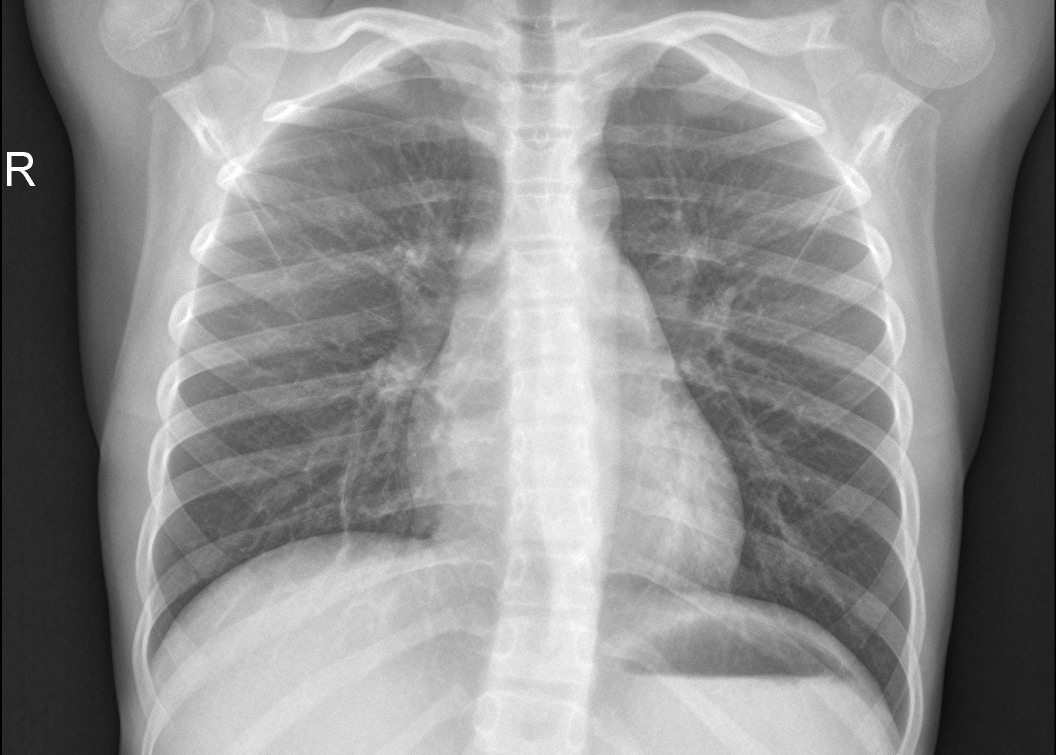
#> input picture chest_xray/test/NORMAL/IM-0003-0001.jpeg, 2111 x 1509 px (shown at 1/2 size); its folder holds only this picture in this run
$ jupyter execute eda.ipynb
#> lines starting #> are read from the running program, lines starting #| are printed output that depends on the picture
# Exploratory Data Analysis

This notebook analyzes a pediatric chest X-ray dataset used to build a binary classifier (**Normal** vs. **Pneumonia**). The clinical goal is to support screening workflows in settings with limited radiologist availability, so understanding the data before training is critical.

### Dataset structure
Images live under `data/` in three splits — `train`, `val`, and `test` — each containing `NORMAL` and `PNEUMONIA` subfolders. Labels are inferred from the leaf folder name.

### What we investigate
1. **Class distribution** — Is the dataset balanced? Imbalance affects loss weighting, metrics, and sampling strategy.
2. **Image properties** — Do dimensions, aspect ratios, and color modes require resizing or channel conversion?
3. **Pixel-level patterns** — Do intensity distributions differ between classes in ways a model could exploit?
4. **Interactive viewer** — Manual spot-checking to catch issues automated stats miss.
5. **Data quality** — Duplicates, corrupted files, and outliers that could inflate metrics or destabilize training.

## Setup

We configure paths, constants, and shared helper functions used across all EDA sections. Centralizing these upfront keeps the analysis reproducible and avoids hard-coded paths scattered through the notebook.

[cell 1]
from pathlib import Path
import hashlib
import warnings

import matplotlib.pyplot as plt
import numpy as np
import pandas as pd
import seaborn as sns
from PIL import Image
from tqdm.auto import tqdm

# Suppress non-actionable PIL warnings so quality-check output stays readable
warnings.filterwarnings("ignore", category=UserWarning)
sns.set_theme(style="whitegrid")

# Relative to notebooks/ — keeps the notebook portable across machines
DATA_DIR = Path("../data")
IMAGE_EXTENSIONS = ['.jpg', '.jpeg', '.png', '.bmp', '.tiff']
CLASSES = ["NORMAL", "PNEUMONIA"]
SPLITS = ["train", "val", "test"]

## 1. Class Distribution

Class imbalance is one of the first things to check because it directly affects model evaluation and training decisions. A classifier that always predicts the majority class can look accurate while failing clinically on the minority class.

We count images at two levels:
- **Per leaf folder** (`train/NORMAL`, `train/PNEUMONIA`, etc.) — reveals split-specific imbalance and whether any split is too small to be useful.
- **Per class** (aggregated across splits) — shows the overall label ratio the model will encounter.

### Build the image catalog

We walk the folder tree once and store every image path with its split, class label, and leaf folder. This catalog becomes the single source of truth for all downstream analysis.

We also define perceptual hashing helpers here because they are reused in the data quality section to detect duplicate and near-duplicate images that could cause data leakage between splits.

[cell 2]
def collect_image_paths(data_dir: Path) -> pd.DataFrame:
    """Scan train/val/test folders and return one row per image."""
    records = []
    for split in SPLITS:
        for class_name in CLASSES:
            folder = data_dir / split / class_name
            if not folder.exists():
                continue
            for path in sorted(folder.iterdir()):
                if path.suffix.lower() in IMAGE_EXTENSIONS:
                    records.append(
                        {
                            "path": path,
                            "split": split,
                            "class": class_name,
                            "leaf_folder": f"{split}/{class_name}",
                        }
                    )
    return pd.DataFrame(records)


def average_hash(img: Image.Image, hash_size: int = 8) -> str:
    """Compute a simple perceptual hash for near-duplicate detection.

    Resizing to 8x8 discards fine detail so visually similar X-rays
    (e.g., re-saved copies) still produce comparable hashes.
    """
    gray = img.convert("L").resize((hash_size, hash_size), Image.LANCZOS)
    pixels = np.asarray(gray, dtype=np.float32)
    avg = pixels.mean()
    return "".join("1" if p > avg else "0" for p in pixels.flatten())


def hamming_distance(hash_a: str, hash_b: str) -> int:
    """Count differing bits — lower distance means more visually similar images."""
    return sum(c1 != c2 for c1, c2 in zip(hash_a, hash_b))


df = collect_image_paths(DATA_DIR)
print(f"Total images: {len(df):,}")
df.head()

### Summarize and visualize class counts

Pay attention to:
- **Train vs. val vs. test ratios** — the validation set should be large enough to estimate generalization; an tiny val split makes early stopping and hyperparameter tuning unreliable.
- **Pneumonia skew** — if pneumonia dominates, accuracy alone is misleading; precision/recall and class-weighted loss become important.

[cell 3]
# Fixed ordering ensures bar charts always show train → val → test consistently
leaf_counts = (
    df.groupby("leaf_folder", sort=False)
    .size()
    .reindex([f"{split}/{cls}" for split in SPLITS for cls in CLASSES])
    .dropna()
    .astype(int)
)
class_counts = df.groupby("class").size().reindex(CLASSES)

print("Images per leaf folder:")
display(leaf_counts.to_frame("count"))

print("\nImages per class:")
display(class_counts.to_frame("count"))

fig, axes = plt.subplots(1, 2, figsize=(12, 4))

leaf_counts.plot(kind="bar", ax=axes[0], color="steelblue", edgecolor="black")
axes[0].set_title("Images per Leaf Folder")
axes[0].set_xlabel("Folder")
axes[0].set_ylabel("Count")
axes[0].tick_params(axis="x", rotation=45)

# Distinct colors make the two clinical classes immediately distinguishable
class_counts.plot(kind="bar", ax=axes[1], color=["#2ecc71", "#e74c3c"], edgecolor="black")
axes[1].set_title("Images per Class")
axes[1].set_xlabel("Class")
axes[1].set_ylabel("Count")
axes[1].tick_params(axis="x", rotation=0)

plt.tight_layout()
plt.show()
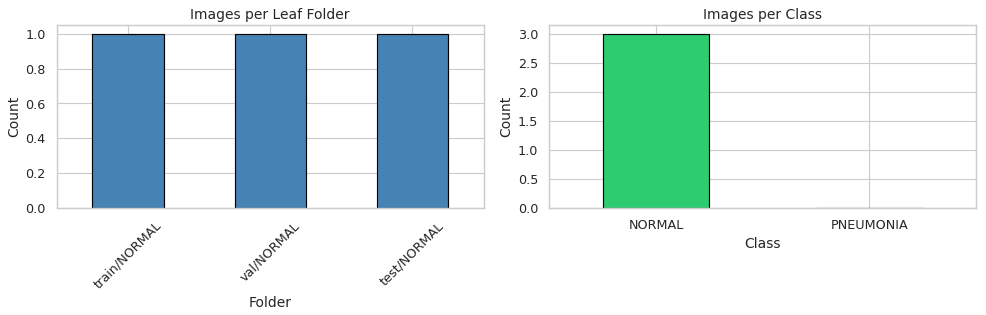
#> figure drawn by matplotlib, 2 panels

class_pct = (class_counts / class_counts.sum() * 100).round(1)
print(f"Class balance: NORMAL {class_pct['NORMAL']}% | PNEUMONIA {class_pct['PNEUMONIA']}%")

## 2. Image Properties

CNNs expect fixed-size tensor inputs, so we need to understand how much the raw images vary. Wide variation in dimensions implies a resize step in the preprocessing pipeline; wide variation in aspect ratio implies we should consider whether to crop, pad, or distort.

We also verify color mode because chest X-rays are typically **grayscale**. RGB-encoded files would need channel conversion (or would waste model capacity learning redundant channels).

### Extract metadata from every file

Opening each image once here avoids repeated disk I/O in later sections. We also flag unreadable files early so they can be excluded from pixel-level analysis.

[cell 4]
def extract_image_metadata(row) -> pd.Series:
    """Read dimensions, color mode, and file size; catch corrupted files gracefully."""
    path = row["path"]
    record = {
        "width": np.nan,
        "height": np.nan,
        "aspect_ratio": np.nan,
        "file_size_kb": path.stat().st_size / 1024,
        "mode": None,
        "readable": False,
        "error": None,
    }
    try:
        with Image.open(path) as img:
#> img is the input picture: PIL image 2111x1509 L; min 0, max 255, mean 142.4
            img.load()  # Force decode now so corrupt files are caught here, not later
            record["width"] = img.width
            record["height"] = img.height
            record["aspect_ratio"] = img.width / img.height
            record["mode"] = img.mode
            record["readable"] = True
    except Exception as exc:
        record["error"] = str(exc)
    return pd.Series(record)


meta = df.apply(extract_image_metadata, axis=1)
df = pd.concat([df, meta], axis=1)

print(f"Readable images: {df['readable'].sum():,} / {len(df):,}")
#| Readable images: 3 / 3
df[["width", "height", "aspect_ratio", "file_size_kb", "mode"]].describe()

### Visualize property distributions

Compare the spread of widths/heights against common CNN input sizes (e.g., 224×224, 256×256). If most images are much larger, downsampling is safe; if they are smaller, upsampling may introduce artifacts.

The number of unique `(width, height)` pairs tells us whether a single resize target is reasonable or whether the dataset contains many distinct acquisition formats.

[cell 5]
# Only analyze images that decoded successfully
readable_df = df[df["readable"]].copy()

fig, axes = plt.subplots(2, 2, figsize=(12, 9))

axes[0, 0].hist(readable_df["width"], bins=40, color="steelblue", edgecolor="black", alpha=0.8)
axes[0, 0].set_title("Width Distribution")
axes[0, 0].set_xlabel("Pixels")

axes[0, 1].hist(readable_df["height"], bins=40, color="coral", edgecolor="black", alpha=0.8)
axes[0, 1].set_title("Height Distribution")
axes[0, 1].set_xlabel("Pixels")

axes[1, 0].hist(readable_df["aspect_ratio"], bins=40, color="mediumpurple", edgecolor="black", alpha=0.8)
axes[1, 0].set_title("Aspect Ratio Distribution (width / height)")
axes[1, 0].set_xlabel("Ratio")

axes[1, 1].hist(readable_df["file_size_kb"], bins=40, color="seagreen", edgecolor="black", alpha=0.8)
axes[1, 1].set_title("File Size Distribution")
axes[1, 1].set_xlabel("KB")

plt.tight_layout()
plt.show()
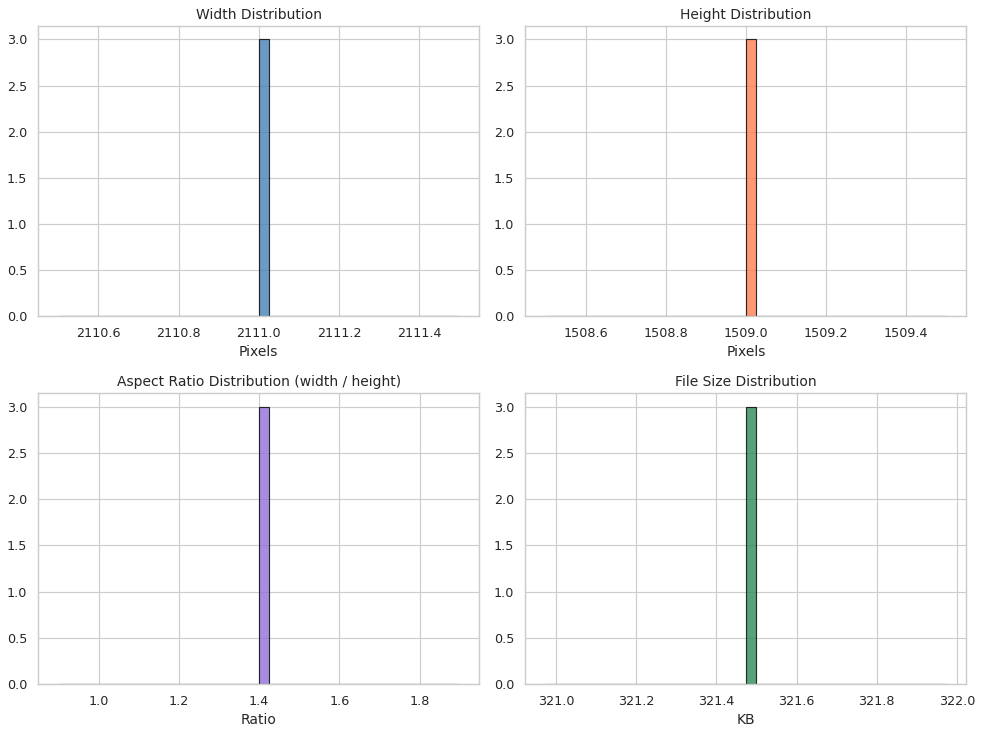
#> figure drawn by matplotlib, 4 panels; panel 1: tallest bar 3 high, from x = 2111 to 2111; panel 2: tallest bar 3 high, from x = 1509 to 1509; panel 3: tallest bar 3 high, from x = 1.4 to 1.42; panel 4: tallest bar 3 high, from x = 321.5 to 321.5

unique_dims = readable_df.groupby(["width", "height"]).size().sort_values(ascending=False)
print(f"Unique (width, height) pairs: {len(unique_dims)}")
#| Unique (width, height) pairs: 1
print("Top 5 most common dimensions:")
display(unique_dims.head().to_frame("count"))

mode_counts = readable_df["mode"].value_counts()
print("\nColor mode counts:")
display(mode_counts.to_frame("count"))

if not mode_counts.index.isin(["L"]).all():
    print("Note: Not all images are grayscale (mode 'L'); consider converting to single channel for modeling.")
else:
    print("All readable images are grayscale (mode 'L').")

median_w, median_h = int(readable_df["width"].median()), int(readable_df["height"].median())
print(f"\nMedian dimensions: {median_w} x {median_h}")
#| Median dimensions: 2111 x 1509
print("Resizing to a fixed input size (e.g., 224x224) is recommended for CNN training.")

## 3. Pixel-Level Analysis

Aggregate pixel statistics can reveal class-specific intensity patterns before any model is trained. Pneumonia often presents as brighter opacities in the lung fields, which may shift the overall intensity histogram compared to normal scans.

We compute three complementary views:
- **Per-image mean/std** summarized by class — quick numeric comparison.
- **Overlaid intensity histograms** — shows where the bulk of pixel values fall for each class.
- **Mean composite images** — averages all images in a class (after resizing) to visualize dominant anatomical structure.

### Per-class pixel intensity summary

Converting to grayscale (`L`) before computing stats ensures a single intensity channel, which is what the model will ultimately see after preprocessing.

[cell 6]
def compute_pixel_stats(path: Path) -> pd.Series:
    with Image.open(path) as img:
        arr = np.asarray(img.convert("L"), dtype=np.float32)
    return pd.Series({"pixel_mean": arr.mean(), "pixel_std": arr.std()})


pixel_stats = readable_df.apply(lambda row: compute_pixel_stats(row["path"]), axis=1)
#> pixel_stats = table of 3 rows and 2 columns
readable_df = pd.concat([readable_df, pixel_stats], axis=1)
#> readable_df = table of 3 rows and 13 columns

class_pixel_summary = (
    readable_df.groupby("class")[["pixel_mean", "pixel_std"]]
    .agg(["mean", "std", "min", "max"])
    .round(2)
)
#> class_pixel_summary = table of 1 rows and 8 columns
print("Pixel intensity summary by class:")
display(class_pixel_summary)

### Histograms and mean composite images

All images are resized to a common `COMPOSITE_SIZE` before averaging so that pixel positions align across the dataset. Without this step, the mean image would be a meaningless blur because anatomical features would not line up.

The histogram overlay lets us visually compare whether pneumonia cases tend toward brighter pixel values (right side of the plot), consistent with denser lung opacities.

[cell 7]
# Small size keeps composite computation fast while preserving coarse lung structure
COMPOSITE_SIZE = (128, 128)
class_hists = {cls: [] for cls in CLASSES}
class_sums = {cls: np.zeros(COMPOSITE_SIZE, dtype=np.float64) for cls in CLASSES}
class_counts_for_composite = {cls: 0 for cls in CLASSES}

for _, row in tqdm(readable_df.iterrows(), total=len(readable_df), desc="Pixel analysis"):
    cls = row["class"]
#> cls = 'NORMAL'
    with Image.open(row["path"]) as img:
        gray = np.asarray(img.convert("L"), dtype=np.float32)
        resized = np.asarray(
            img.convert("L").resize(COMPOSITE_SIZE, Image.LANCZOS), dtype=np.float64
        )
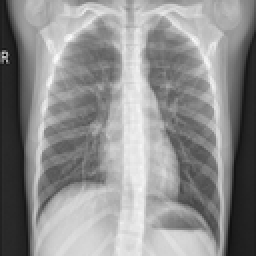
#> resized: shape (128, 128) float64 (shown 2 times larger); min 0, max 252, mean 142.5
    class_hists[cls].append(np.histogram(gray, bins=256, range=(0, 256))[0])
    class_sums[cls] += resized
    class_counts_for_composite[cls] += 1

fig, ax = plt.subplots(figsize=(8, 4))
for cls, color in zip(CLASSES, ["#2ecc71", "#e74c3c"]):
    # Average histograms across images rather than pooling all pixels —
    # prevents large images from dominating the class profile
    mean_hist = np.mean(class_hists[cls], axis=0)
    ax.plot(mean_hist, label=cls, color=color, linewidth=2)
ax.set_title("Mean Pixel Intensity Histogram (per class)")
ax.set_xlabel("Pixel intensity")
ax.set_ylabel("Mean count")
ax.legend()
plt.tight_layout()
plt.show()
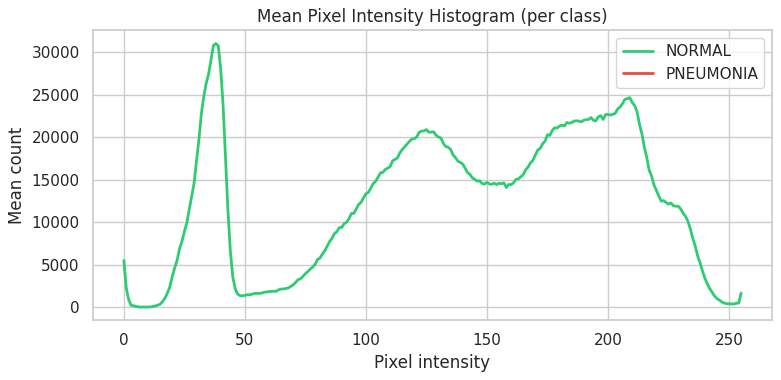
#> figure drawn by matplotlib, 1 panel; curve peaks at x = 38, y = 31000

fig, axes = plt.subplots(1, 2, figsize=(10, 4))
for ax, cls in zip(axes, CLASSES):
    mean_img = class_sums[cls] / class_counts_for_composite[cls]
    im = ax.imshow(mean_img, cmap="gray", vmin=0, vmax=255)
    ax.set_title(f"Mean Composite — {cls}")
    ax.axis("off")
    plt.colorbar(im, ax=ax, fraction=0.046, pad=0.04)
plt.tight_layout()
plt.show()
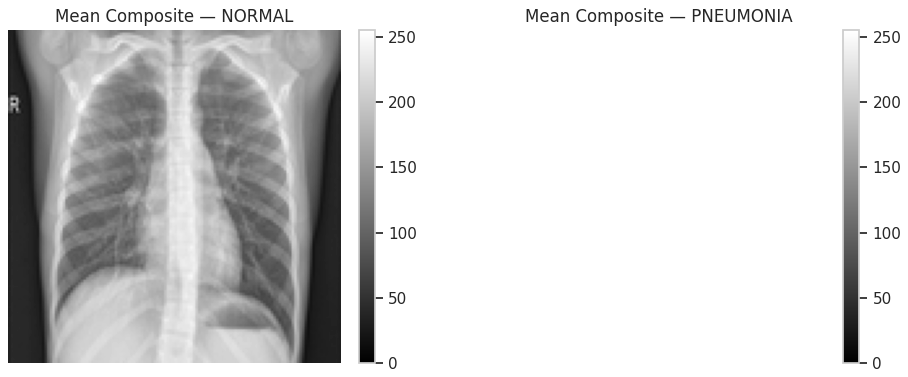
#> figure drawn by matplotlib, 4 panels

## 4. Image Viewer

Automated statistics cannot catch every data issue — mislabeled files, unusual artifacts, or images that don't look like chest X-rays at all. This viewer lets you manually inspect individual images by changing a single index.

The index refers to rows in `readable_df` (images that passed the readability check). Each view shows the image alongside its class, split, dimensions, and pixel statistics.

[cell 8]
INDEX = 0  # Change this index to view a different image (0 to len(readable_df)-1)

if not 0 <= INDEX < len(readable_df):
    raise IndexError(f"INDEX must be between 0 and {len(readable_df) - 1}")

row = readable_df.iloc[INDEX]
img = Image.open(row["path"])

fig, ax = plt.subplots(figsize=(6, 6))
# Apply grayscale colormap only when the source is single-channel
ax.imshow(img, cmap="gray" if img.mode == "L" else None)
ax.set_title(
    f"[{INDEX}] {row['class']} | {row['split']} | {row['width']}x{row['height']} | {row['mode']}"
)
ax.axis("off")
plt.show()

print(f"Path: {row['path']}")
#| Path: chest_xray/test/NORMAL/IM-0003-0001.jpeg
print(f"File size: {row['file_size_kb']:.1f} KB")
#| File size: 321.5 KB
print(f"Pixel mean: {row['pixel_mean']:.2f} | Pixel std: {row['pixel_std']:.2f}")
#| Pixel mean: 142.45 | Pixel std: 60.67

## 5. Data Quality Checks

Clean training data is essential for reliable model evaluation. This section looks for:

- **Corrupted files** that would crash the training loop.
- **Exact duplicates** (identical file bytes) that inflate performance metrics.
- **Near-duplicates** (visually similar but not byte-identical) that could leak information between train and test splits.
- **Outliers** in size or intensity that may indicate bad acquisitions or labeling errors.

Duplicates across splits are especially problematic — if the same X-ray appears in both train and test, validation metrics will be optimistically biased.

### Exact duplicates and corrupted files

MD5 hashing compares raw file bytes, catching perfect copies regardless of filename. Perceptual hashing (average hash) catches re-encoded or resized copies that MD5 would miss.

[cell 9]
def md5_hash(path: Path) -> str:
    """Hash file contents in chunks to handle large images without loading entirely into memory."""
    hasher = hashlib.md5()
    with open(path, "rb") as f:
        for chunk in iter(lambda: f.read(8192), b""):
            hasher.update(chunk)
    return hasher.hexdigest()


quality_records = []
for _, row in tqdm(df.iterrows(), total=len(df), desc="Quality checks"):
    record = {
        "path": row["path"],
        "class": row["class"],
        "split": row["split"],
        "md5": None,
        "avg_hash": None,
    }
    if row["readable"]:
        record["md5"] = md5_hash(row["path"])
        with Image.open(row["path"]) as img:
            record["avg_hash"] = average_hash(img)
#> in average_hash, `avg = pixels.mean()`: avg = 143.7
    quality_records.append(record)

quality_df = pd.DataFrame(quality_records)
#> quality_df = table of 3 rows and 5 columns

corrupted = df[~df["readable"]]
print(f"Corrupted / unreadable files: {len(corrupted)}")
#| Corrupted / unreadable files: 0
if len(corrupted):
    display(corrupted[["path", "error"]])

exact_dupes = (
    quality_df.dropna(subset=["md5"])
    .groupby("md5")["path"]
    .apply(list)
    .loc[lambda groups: groups.apply(len) > 1]
)
print(f"\nExact duplicate groups (MD5): {len(exact_dupes)}")
#| Exact duplicate groups (MD5): 1
if len(exact_dupes):
    display(exact_dupes.head().to_frame("paths"))

### Near-duplicates and outliers

The near-duplicate scan compares every pair of perceptual hashes and flags pairs with a Hamming distance ≤ `NEAR_DUPE_THRESHOLD`. This is computationally expensive but important — even a handful of cross-split duplicates can noticeably inflate test accuracy.

Size and intensity outliers are flagged using the 1st–99th percentile range. These are not necessarily errors, but they warrant manual review via the image viewer above.

[cell 10]
# Hamming distance ≤ 5 is a common threshold for "visually similar" with 64-bit average hashes
NEAR_DUPE_THRESHOLD = 5

perceptual_dupes = (
    quality_df.dropna(subset=["avg_hash"])
    .groupby("avg_hash")["path"]
    .apply(list)
    .loc[lambda groups: groups.apply(len) > 1]
)
print(f"Perceptual duplicate groups (identical average hash): {len(perceptual_dupes)}")
#| Perceptual duplicate groups (identical average hash): 1
if len(perceptual_dupes):
    display(perceptual_dupes.head().to_frame("paths"))

hash_records = quality_df.dropna(subset=["avg_hash"])[["path", "avg_hash"]].to_records(index=False)
near_dupe_pairs = []
for i in tqdm(range(len(hash_records)), desc="Near-duplicate scan", leave=False):
    path_i, hash_i = hash_records[i]
    for j in range(i + 1, len(hash_records)):
        path_j, hash_j = hash_records[j]
        distance = hamming_distance(hash_i, hash_j)
        # Exclude distance=0 (already caught by identical-hash grouping above)
        if 0 < distance <= NEAR_DUPE_THRESHOLD:
            near_dupe_pairs.append((path_i, path_j, distance))
#> this loop made 3 passes
#> after the loop, near_dupe_pairs = []

print(f"Near-duplicate pairs (Hamming distance 1–{NEAR_DUPE_THRESHOLD}): {len(near_dupe_pairs)}")
#| Near-duplicate pairs (Hamming distance 1–5): 0
if near_dupe_pairs:
    display(pd.DataFrame(near_dupe_pairs[:10], columns=["path_a", "path_b", "distance"]))

# Flag images whose dimensions fall in the extreme 2% tails
size_outliers = readable_df[
    (readable_df["width"] < readable_df["width"].quantile(0.01))
    | (readable_df["width"] > readable_df["width"].quantile(0.99))
    | (readable_df["height"] < readable_df["height"].quantile(0.01))
    | (readable_df["height"] > readable_df["height"].quantile(0.99))
]
#> size_outliers = table of 0 rows and 13 columns
# Unusually dark or bright scans may indicate acquisition issues or atypical pathology
intensity_outliers = readable_df[
    (readable_df["pixel_mean"] < readable_df["pixel_mean"].quantile(0.01))
    | (readable_df["pixel_mean"] > readable_df["pixel_mean"].quantile(0.99))
]
#> intensity_outliers = table of 0 rows and 13 columns

print(f"\nSize outliers (outside 1st–99th percentile): {len(size_outliers)}")
#| Size outliers (outside 1st–99th percentile): 0
print(f"Intensity outliers (outside 1st–99th percentile): {len(intensity_outliers)}")
#| Intensity outliers (outside 1st–99th percentile): 0

if len(size_outliers):
    display(size_outliers[["path", "class", "split", "width", "height"]].head(10))
if len(intensity_outliers):
    display(intensity_outliers[["path", "class", "split", "pixel_mean", "pixel_std"]].head(10))
